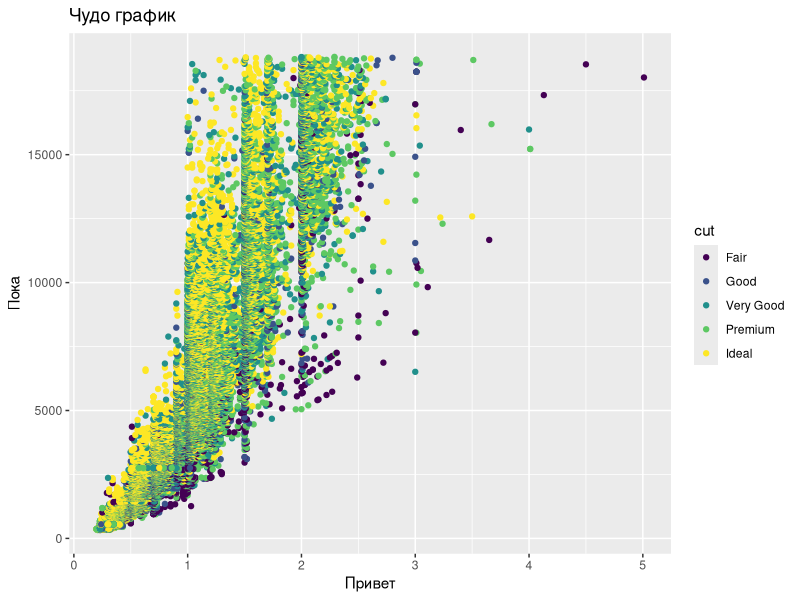

R code for this plot:
## ---- chunk 1
library(tidyverse)
library(knitr)
mtcars_head = head(mtcars, 4) %>% select(-qsec, -drat, -wt)
## ---- chunk 2
kable(mtcars_head, format = "markdown")
## ---- chunk 3
qplot(data = diamonds, x = carat, y = price, col = cut) +
  labs(x = "Привет", y = "Пока", title = "Чудо график")
